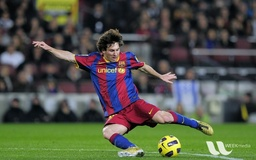
#> input picture imgs/messi5.jpg, 256 x 160 px, shrunk from 548 x 342 before the run
$ python '09_油画效果.py'
#> lines starting #> are read from the running program, lines starting #| are printed output that depends on the picture
#> further down, img is the input picture: shape (160, 256, 3); mean B, G, R 72.5, 86.1, 82.2
"""
油画效果：
    1: 灰度
    2：分割若干个小方块，统计里面的灰度值
    3：0-255 灰度值分为若干个等级， 把第2步的结果映射到等级里
    4：灰度段中灰度个数的统计
    5：第四步统计出来的平均值替代当前值
"""
import math
import cv2 as cv
import numpy as np


def oilPainting(image):
    (h, w, ch) = image.shape
#> h = 160; w = 256; ch = 3
    gray = cv.cvtColor(image, cv.COLOR_BGR2GRAY)
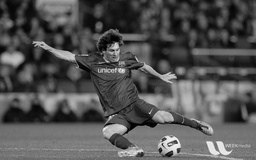
#> gray: shape (160, 256); min 0, max 247, mean 83.3
    dst = np.zeros((h, w, 3), np.uint8)

    for i in range(4, h - 4):
        for j in range(4, w - 4):
            (b, g, r) = image[i, j]

            # 定义灰度等级
            # 求出每个灰度的个数
            array1 = np.zeros(8, np.uint8)
            for m in range(-4, 4):
                for n in range(-4, 4):
                    p1 = int(gray[i + m, j + n] / 32)
                    array1[p1] = array1[p1] + 1

            # 找到像素所在灰度等级最多的那个灰度段l
            currentMax = array1[0]
            l = 0
            for k in range(0, 8):
                if currentMax < array1[k]:
                    currentMax = array1[k]
                    l = k

            # 找到在灰度段l中的颜色值
            for m in range(-4, 4):
                for n in range(-4, 4):
                    if (l * 32) <= gray[i + m, j + n] <= ((l + 1) * 32):
                        (b, g, r) = image[i + m, j + m]
                        break

            dst[i, j] = (b, g, r)
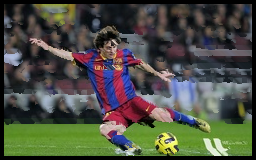
#> dst: shape (160, 256, 3); mean B, G, R 66.9, 78.1, 75.5

    cv.imshow("oil_painting", dst)


img = cv.imread("../imgs/messi5.jpg", 1)
cv.imshow("img", img)

oilPainting(img)

cv.waitKey(0)
cv.destroyAllWindows()
